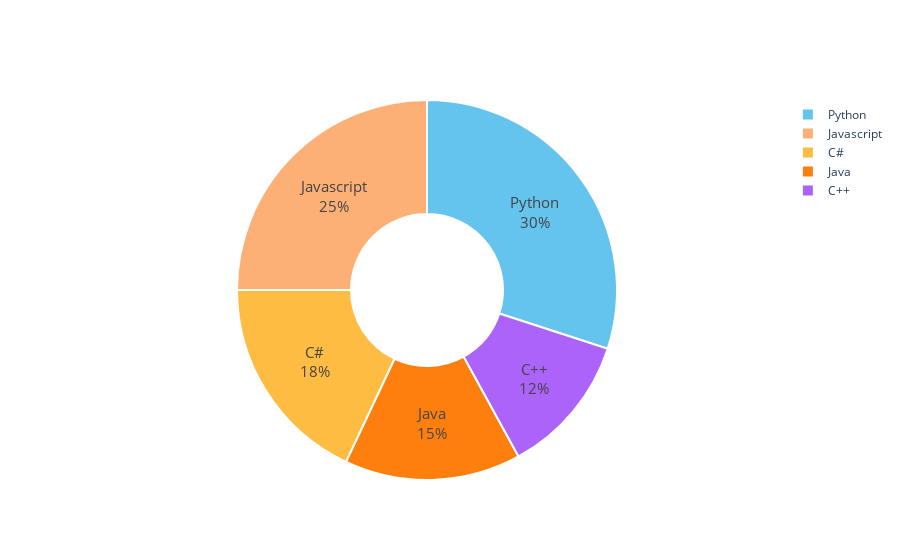

The notebook cell saved with this chart:
### Code cell
import plotly.graph_objects as go

linguagens = ['Python', 'Javascript', 'Java', 'C++', 'C#']
porcentagens = [30, 25, 15, 12, 18]
cores = ['#64C4ED', '#FCB075', '#FF7F0E', '#AB63FA', '#FFBC42']

grafPizza = go.Figure()

grafPizza.add_trace(go.Pie(labels = linguagens, 
                           values=porcentagens,
                           marker=dict(colors=cores,
                           line=dict(color='#FFFFFF',
                           width=2)),
                           hole = 0.4,
                           hoverinfo='label+percent',
                           textinfo='percent+label',
                           textfont=dict(size=15),

                          )
                   )

### Figure 1 — Plotly figure (JSON) as saved in the notebook; plotly's stock layout.template omitted (floating-point values rounded to 4 significant figures)
{"data": [{"hole": 0.4, "hoverinfo": "label+percent", "labels": ["Python", "Javascript", "Java", "C++", "C#"], "marker": {"colors": ["#64C4ED", "#FCB075", "#FF7F0E", "#AB63FA", "#FFBC42"], "line": {"color": "#FFFFFF", "width": 2}}, "textfont": {"size": 15}, "textinfo": "percent+label", "type": "pie", "values": [30, 25, 15, 12, 18]}], "layout": {"autosize": true}}
